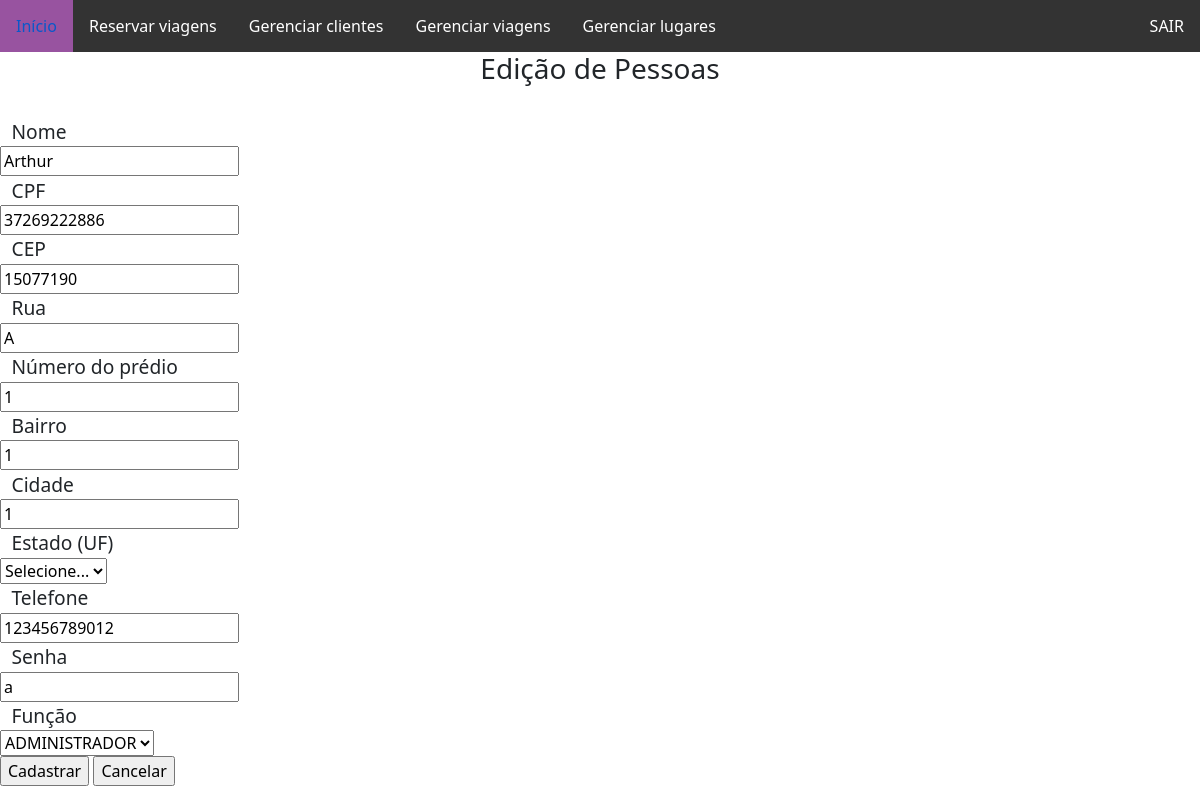
Page /editar_usuario.php?id=1 (signed in) on the earlier database version.
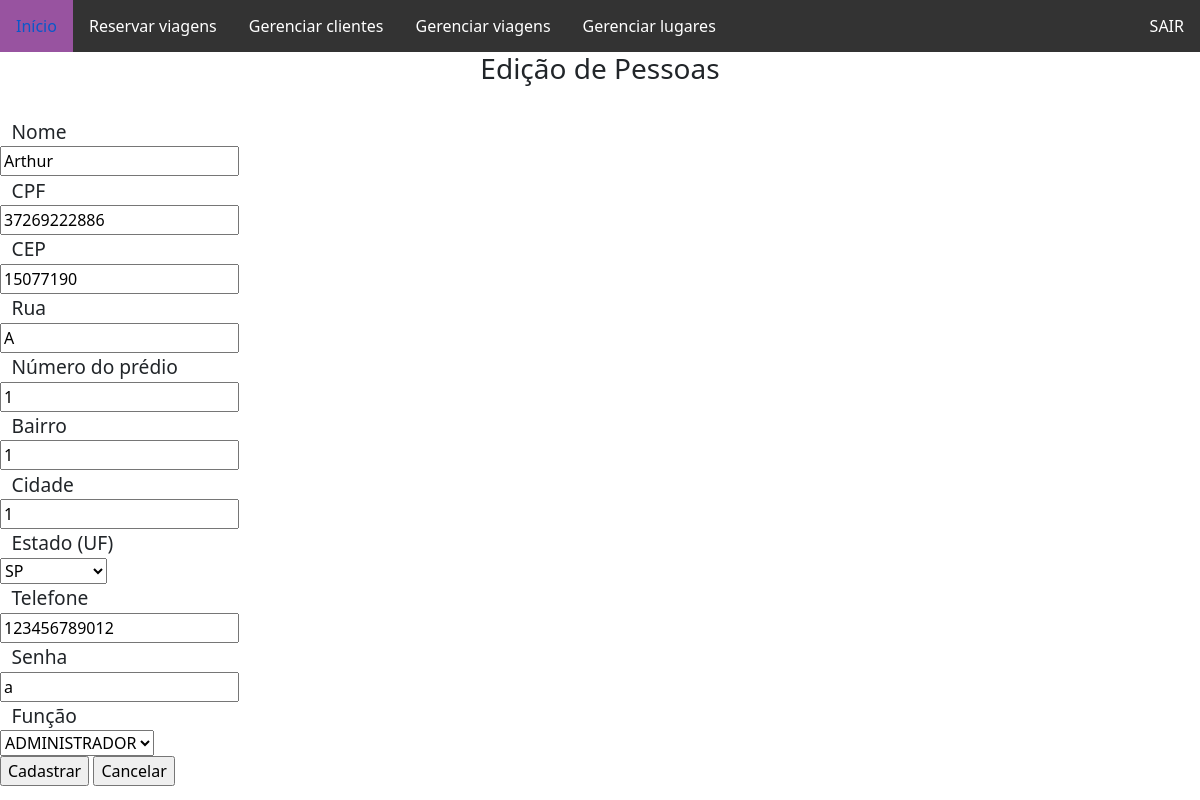
Same page on the later database version.
### tables this page shows
CREATE TABLE `pessoas` (
  `idPessoa` int(11) NOT NULL,
  `nome` varchar(80) NOT NULL,
  `cpf` varchar(11) NOT NULL,
  `rua` varchar(50) NOT NULL,
  `numeroPredio` varchar(11) NOT NULL,
  `cep` varchar(8) NOT NULL,
  `bairro` varchar(50) NOT NULL,
  `cidade` varchar(50) NOT NULL,
  `estado` varchar(2) NOT NULL,
  `telefone` varchar(20) NOT NULL,
  `funcaoId` int(11) NOT NULL,
  `statusId` int(11) NOT NULL,
  `senha` varchar(50) NOT NULL
);

### editar_usuario.php (the view, shortened to what this page needs)
<?php
require "conexao.php";
require "topo.php";
if(isset($_SESSION["idPessoa"]) && (
    $_SESSION["funcaoId"] == 1 ||
    $_SESSION["funcaoId"] == 3
)){
    try{
        if($_SERVER["REQUEST_METHOD"] == "GET"){
            if(isset($_GET["id"])){
                $id = $_GET["id"];
                $sql = "SELECT *
                          FROM pessoas
                         WHERE idPessoa = ?";
                $stmt = $conn->prepare($sql);
                $stmt->bindParam(1, $id, PDO::PARAM_INT);
                $stmt->execute();
                if($stmt->rowCount() == 1){
                    $linha = $stmt->fetch(PDO::FETCH_ASSOC);
                ?>
                    <h3>Edição de Pessoas</h3>
                    <form name="form1" action="atualizar_pessoa.php" method="post">
                        <input type="hidden" name="id" value="<?php echo $linha['idPessoa']; ?>"><br>
                        <label for="nome">Nome</label><br>
                        <input type="text" name="nome" maxlength="80" required value="<?php echo $linha['nome']; ?>"><br>
                        <label for="cpf">CPF</label><br>
                        <input type="text" name="cpf" maxlength="11" required value="<?php echo $linha['cpf']; ?>"><br>
                        <label for="cep">CEP</label><br>
                        <input type="text" name="cep" maxlength="8" required value="<?php echo $linha['cep']; ?>"><br>
                        <label for="rua">Rua</label><br>
                        <input type="text" name="rua" maxlength="50" required value="<?php echo $linha['rua']; ?>"><br>
                        <label for="numeroPredio">Número do prédio</label><br>
                        <input type="number" name="numeroPredio" maxlength="11" required value="<?php echo $linha['numeroPredio']; ?>"><br>
                        <label for="bairro">Bairro</label><br>
                        <input type="text" name="bairro" maxlength="50" required value="<?php echo $linha['bairro']; ?>"><br>
                        <label for="cidade">Cidade</label><br>
                        <input type="text" name="cidade" maxlength="50" required value="<?php echo $linha['cidade']; ?>"><br>
                        <label for="estado">Estado (UF)</label><br>
                        <select type="text" name="estado" maxlength="2" required>
                            <option value="" >Selecione...</option>
                            <option value="SP" <?php if($linha['estado'] == 'SP') echo "selected='selected'";?>>SP</option>
                        </select><br>
                        <label for="telefone">Telefone</label><br>
                        <input type="text" name="telefone" maxlength="20" required value="<?php echo $linha['telefone']; ?>"><br>
                        <label for="senha">Senha</label><br>
                        <input type="text" name="senha" maxlength="50" required value="<?php echo $linha['senha']; ?>"><br>
                        <label for='funcao'>Função</label><br>
                        <select name='funcao' >
                            <?php
                                $consultaFuncao = $conn->query("SELECT *
                                                            FROM funcoes
                                                        ORDER BY idFuncao");
                                while($linhaFuncao = $consultaFuncao->fetch(PDO::FETCH_ASSOC)){
                                    if($linha['funcaoId'] == $linhaFuncao['idFuncao']){
                                        echo "<option value='{$linhaFuncao['idFuncao']}' selected='selected'>{$linhaFuncao['funcao']}</option>";
                                    }
                                    else{
                                        echo "<option value='{$linhaFuncao['idFuncao']}'>{$linhaFuncao['funcao']}</option>";
                                    }
                                }
                            ?>
                        </select><br>
                        <input type="submit" value="Cadastrar">
                        <input type="reset" value="Cancelar">
                    </form>
                <?php
                }
            }
        }
    }
    catch(Exception $e){
    }
}
?>

### topo.php
  <link href="css/styles.css" rel="stylesheet" />
  <ul>
      <li><a href="index.php">Início</a></li>
      <li><a href="reservar_viagens.php">Reservar viagens</a></li>
  <?php
      if(isset($_SESSION['funcaoId'])){
          if($_SESSION['funcaoId'] == 1 ||
             $_SESSION['funcaoId'] == 3
          ){
              echo '<li><a href="gerenciar_usuarios.php">Gerenciar clientes</a></li>';
              echo '<li><a href="gerenciar_viagens.php">Gerenciar viagens</a></li>';
              echo '<li><a href="gerenciar_lugares.php">Gerenciar lugares</a></li>';
          }
      }
      ?>
      <?php
      if(isset($_SESSION['idPessoa'])){
          echo '<li style="float:right"><a class="active" href="logout.php">SAIR</a></li>';
      }
      else{
          echo '<li style="float:right"><a class="active" href="login.php">LOGIN</a></li>';
      }
  ?>
</ul>

Differences in the rows shown:
changed pessoas "Arthur": estado (not shown) → "SP"
Other differences:
form field estado: "Selecione..." → (not shown)
